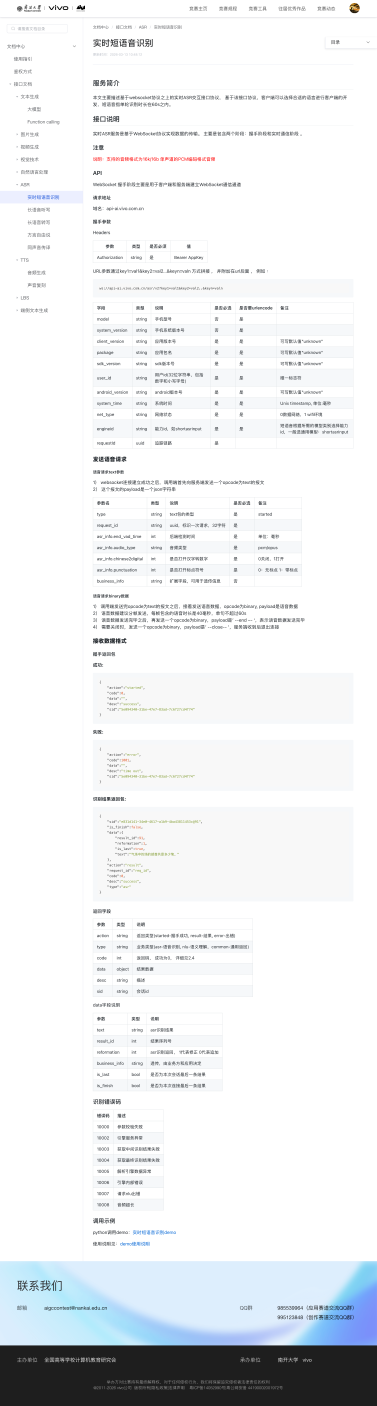
#> input picture 中国高校计算机大赛·AIGC创新赛.png, 2636 x 9842 px (shown at 1/7 size)
$ python -i utils.py   (imports and definitions only)
#> lines starting #> are read from the running program, lines starting #| are printed output that depends on the picture
import base64
import re
import tempfile
import os
from datetime import datetime, timedelta

# 服药时间标签 → 每天提醒钟点（用于 .ics 日历）
TIME_LABEL_TO_CLOCK = {
    "晨起空腹": "07:00",
    "早餐前": "07:30",
    "早餐中": "08:00",
    "早餐后": "08:30",
    "午餐前": "11:30",
    "午餐中": "12:00",
    "午餐后": "13:00",
    "晚餐前": "17:30",
    "晚餐中": "18:00",
    "晚餐后": "18:30",
    "睡前": "21:00",
    "紧急/按需服用": "09:00",
}


# [177 lines left out: functions _parse_time_slots_for_ics, _label_to_clock, generate_ics_week, generate_calendar_events_json, _empty_ics, get_quick_add_event and 1 more, not called in this run]


def prepare_image_for_ocr(image_path, max_side=1600, min_side=800, quality=85):
    """
    压缩并预处理图片，兼顾上传体积与 OCR 识别率。
    - 过长边缩至 max_side
    - 过短边放大至 min_side（避免小字糊掉）
    - 统一转 JPEG
    """
#> called with image_path = '../中国高校计算机大赛·AIGC创新赛.png', max_side = 1600, min_side = 800, quality = 85
    from PIL import Image, ImageEnhance

    with Image.open(image_path) as img:
#> img is the input picture: PIL image 2636x9842 RGBA; mean R, G, B, A 236.9, 238.8, 240.6, 255
        img = img.convert("RGB")
#> img: PIL image 2636x9842 RGB
        w, h = img.size
#> w = 2636; h = 9842
        long_side = max(w, h)
#> long_side = 9842
        short_side = min(w, h)
#> short_side = 2636

        if long_side > max_side:
            ratio = max_side / long_side
#> ratio = 0.163
            w, h = int(w * ratio), int(h * ratio)
#> w = 428; h = 1600
            img = img.resize((w, h), Image.LANCZOS)
#> img: PIL image 428x1600 RGB
        elif short_side < min_side:
            ratio = min_side / short_side
            w, h = int(w * ratio), int(h * ratio)
            img = img.resize((w, h), Image.LANCZOS)

        # 轻微增强对比度，利于说明书小字识别
        img = ImageEnhance.Contrast(img).enhance(1.12)
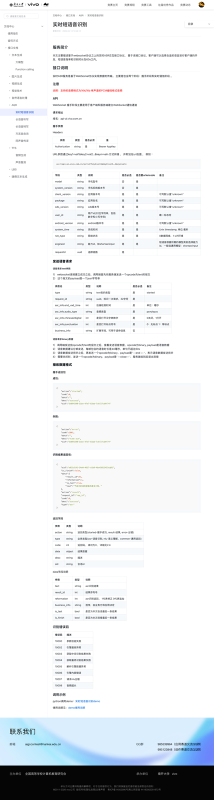
#> img: PIL image 428x1600 RGB (shown at 1/2 size); mean R, G, B 235.1, 237.3, 239.2
        img = ImageEnhance.Sharpness(img).enhance(1.05)
        img.save(image_path, "JPEG", quality=quality, optimize=True)
    return image_path


# [50 lines left out: functions generate_ics, text_to_speech, not called in this run]

>>> result = prepare_image_for_ocr('../中国高校计算机大赛·AIGC创新赛.png')
